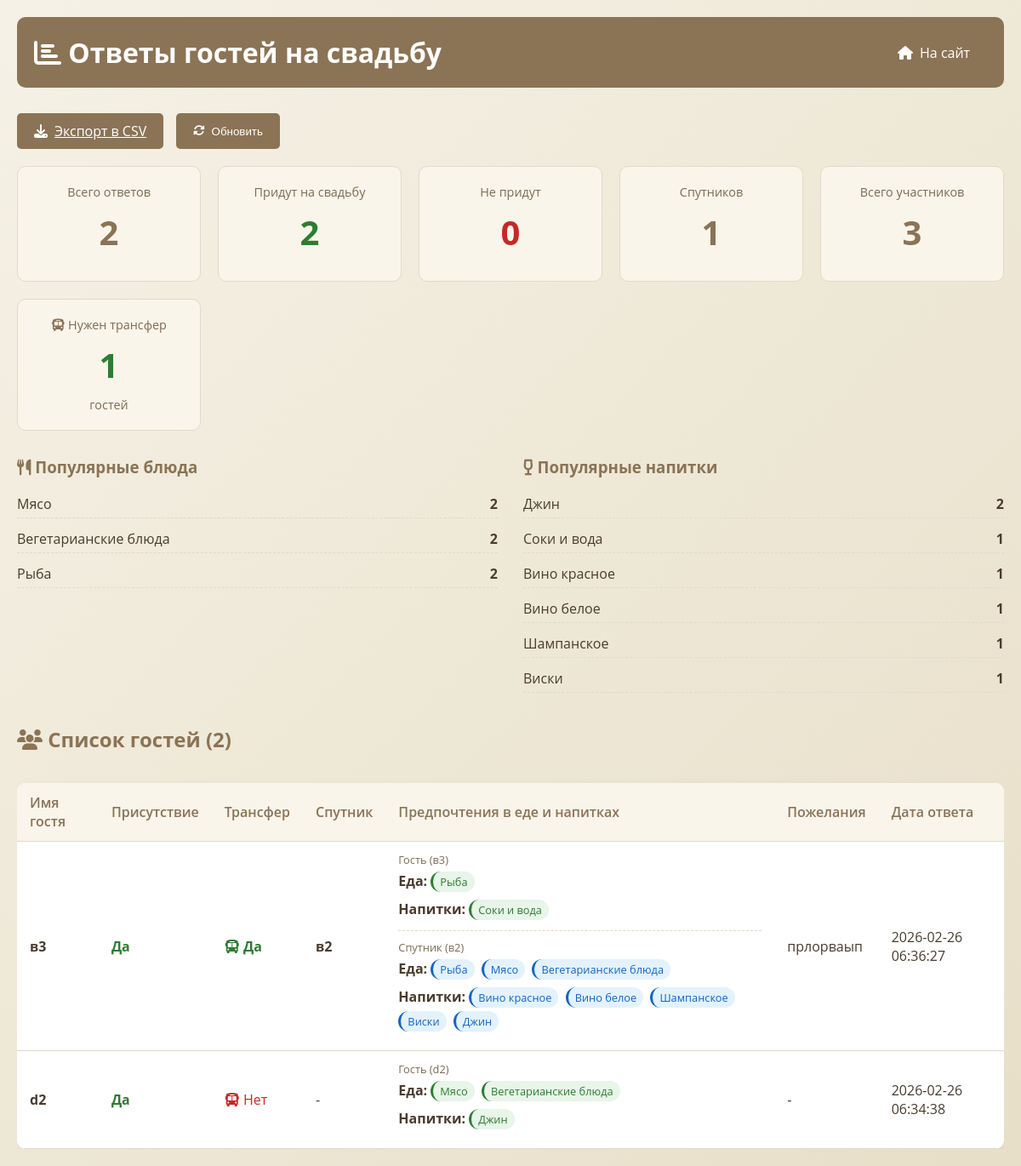
Screenshot of /admin/dashboard (signed in) with the database file from the repository.
### tables this page shows
CREATE TABLE guests (
                id INTEGER PRIMARY KEY AUTOINCREMENT,
                name TEXT NOT NULL,
                bus TEXT NOT NULL CHECK(bus IN ('yes', 'no')),
                attendance TEXT NOT NULL CHECK(attendance IN ('yes', 'no')),
                companion_name TEXT,
                guest_food_preference TEXT,  -- Отдельное поле для еды гостя
                guest_drink_preference TEXT, -- Отдельное поле для напитков гостя
                companion_food_preference TEXT,  -- Отдельное поле для еды спутника
                companion_drink_preference TEXT, -- Отдельное поле для напитков спутника
                wishes TEXT,
                submission_date TIMESTAMP DEFAULT CURRENT_TIMESTAMP
            );

### app.py (the view)
@app.route('/admin/dashboard')
@login_required
def admin_dashboard():
    try:
        with db_lock:
            with get_db_connection() as conn:
                cursor = conn.cursor()
                cursor.execute("SELECT * FROM guests ORDER BY submission_date DESC")
                guests = cursor.fetchall()
                cursor.execute("SELECT COUNT(*) as total FROM guests")
                total_guests = cursor.fetchone()['total']
                cursor.execute("SELECT COUNT(*) as attending FROM guests WHERE attendance = 'yes'")
                attending_guests = cursor.fetchone()['attending']
                cursor.execute("SELECT COUNT(*) as not_attending FROM guests WHERE attendance = 'no'")
                not_attending_guests = cursor.fetchone()['not_attending']
                cursor.execute("SELECT COUNT(*) as with_companion FROM guests WHERE companion_name IS NOT NULL AND companion_name != ''")
                with_companion = cursor.fetchone()['with_companion']
                cursor.execute("""
                    SELECT COUNT(*) as transfer_needed
                    FROM guests
                    WHERE attendance = 'yes' AND bus = 'yes'
                """)
                transfer_needed = cursor.fetchone()['transfer_needed']
                cursor.execute("""
                    SELECT COUNT(*) as companions
                    FROM guests
                    WHERE attendance = 'yes'
                    AND companion_name IS NOT NULL
                    AND companion_name != ''
                """)
                companions_count = cursor.fetchone()['companions']
                total_participants = attending_guests + companions_count
                all_food_items = []
                all_drink_items = []
                cursor.execute("SELECT guest_food_preference FROM guests WHERE guest_food_preference IS NOT NULL AND guest_food_preference != ''")
                guest_food_rows = cursor.fetchall()
                for row in guest_food_rows:
                    items = [item.strip() for item in row['guest_food_preference'].split(',') if item.strip()]
                    all_food_items.extend(items)
                cursor.execute("SELECT guest_drink_preference FROM guests WHERE guest_drink_preference IS NOT NULL AND guest_drink_preference != ''")
                guest_drink_rows = cursor.fetchall()
                for row in guest_drink_rows:
                    items = [item.strip() for item in row['guest_drink_preference'].split(',') if item.strip()]
                    all_drink_items.extend(items)
                cursor.execute("SELECT companion_food_preference FROM guests WHERE companion_food_preference IS NOT NULL AND companion_food_preference != ''")
                companion_food_rows = cursor.fetchall()
                for row in companion_food_rows:
                    items = [item.strip() for item in row['companion_food_preference'].split(',') if item.strip()]
                    all_food_items.extend(items)
                cursor.execute("SELECT companion_drink_preference FROM guests WHERE companion_drink_preference IS NOT NULL AND companion_drink_preference != ''")
                companion_drink_rows = cursor.fetchall()
                for row in companion_drink_rows:
                    items = [item.strip() for item in row['companion_drink_preference'].split(',') if item.strip()]
                    all_drink_items.extend(items)
                food_stats_dict = {}
                for item in all_food_items:
                    food_stats_dict[item] = food_stats_dict.get(item, 0) + 1
                food_stats = [{'food_preference': item, 'count': count}
                            for item, count in sorted(food_stats_dict.items(), key=lambda x: x[1], reverse=True)]
                drink_stats_dict = {}
                for item in all_drink_items:
                    drink_stats_dict[item] = drink_stats_dict.get(item, 0) + 1
                drink_stats = [{'drink_preference': item, 'count': count}
                              for item, count in sorted(drink_stats_dict.items(), key=lambda x: x[1], reverse=True)]
                cursor.execute("SELECT * FROM guests ORDER BY submission_date DESC LIMIT 5")
                recent_guests = cursor.fetchall()
        return render_template('admin_dashboard.html',
                             guests=guests,
                             total_guests=total_guests,
                             attending_guests=attending_guests,
                             not_attending_guests=not_attending_guests,
                             with_companion=with_companion,
                             total_participants=total_participants,
                             transfer_needed=transfer_needed,  # Добавлено
                             food_stats=food_stats,
                             drink_stats=drink_stats,
                             recent_guests=recent_guests)
    except sqlite3.Error as e:
        print(f"Ошибка БД при загрузке админки: {e}")
        return "Ошибка базы данных. Пожалуйста, попробуйте позже.", 500

### templates/admin_dashboard.html (shortened to what this page needs)
<!DOCTYPE html>
<html lang="ru">
<head>
    <link rel="stylesheet" href="{{ url_for('static', filename='style.css') }}">
    <link rel="stylesheet" href="https://cdnjs.cloudflare.com/ajax/libs/font-awesome/6.4.0/css/all.min.css">
</head>
<body>
    <div class="container">
        <div class="admin-header">
            <h1><i class="fas fa-chart-bar"></i> Ответы гостей на свадьбу</h1>
            <div>
                <a href="/" class="admin-btn" style="text-decoration: none;">
                    <i class="fas fa-home"></i> На сайт
                </a>
            </div>
        </div>
        <div class="admin-actions">
            <a href="/admin/export" class="admin-btn">
                <i class="fas fa-download"></i> Экспорт в CSV
            </a>
            <button onclick="refreshData()" class="admin-btn">
                <i class="fas fa-sync-alt"></i> Обновить
            </button>
        </div>
        <div class="stats-container">
            <div class="stat-card">
                <div class="stat-label">Всего ответов</div>
                <div class="stat-number">{{ total_guests }}</div>
            </div>
            <div class="stat-card">
                <div class="stat-label">Придут на свадьбу</div>
                <div class="stat-number attending-yes">{{ attending_guests }}</div>
            </div>
            <div class="stat-card">
                <div class="stat-label">Не придут</div>
                <div class="stat-number attending-no">{{ not_attending_guests }}</div>
            </div>
            <div class="stat-card">
                <div class="stat-label">Спутников</div>
                <div class="stat-number">{{ with_companion }}</div>
            </div>
            <div class="stat-card">
                <div class="stat-label">Всего участников</div>
                <div class="stat-number">{{ total_participants }}</div>
            </div>
            <div class="stat-card">
              <div class="stat-label">
                    <i class="fas fa-bus" style="color: #8b7355;"></i> Нужен трансфер
                </div>
                <div class="stat-number" style="color: #2e7d32;">{{ transfer_needed }}</div>
                <div class="stat-label">гостей</div>
            </div>
        </div>
        <div style="display: flex; gap: 30px; margin-bottom: 30px; flex-wrap: wrap;">
            <div style="flex: 1; min-width: 300px;">
                <h3 style="color: #8b7355; margin-bottom: 15px;">
                    <i class="fas fa-utensils"></i> Популярные блюда
                </h3>
                {% for stat in food_stats %}
                <div style="display: flex; justify-content: space-between; margin-bottom: 8px; padding: 5px 0; border-bottom: 1px dashed #e2d9c9;">
                    <span>{{ stat['food_preference'] }}</span>
                    <span style="font-weight: bold;">{{ stat['count'] }}</span>
                </div>
                {% endfor %}
            </div>
            <div style="flex: 1; min-width: 300px;">
                <h3 style="color: #8b7355; margin-bottom: 15px;">
                    <i class="fas fa-wine-glass-alt"></i> Популярные напитки
                </h3>
                {% for stat in drink_stats %}
                <div style="display: flex; justify-content: space-between; margin-bottom: 8px; padding: 5px 0; border-bottom: 1px dashed #e2d9c9;">
                    <span>{{ stat['drink_preference'] }}</span>
                    <span style="font-weight: bold;">{{ stat['count'] }}</span>
                </div>
                {% endfor %}
            </div>
        </div>
        <h2 style="color: #8b7355; margin: 30px 0 15px 0;">
            <i class="fas fa-users"></i> Список гостей ({{ total_guests }})
        </h2>
        {% if guests %}
        <div style="overflow-x: auto;">
            <table class="guests-table">
                <thead>
                    <tr>
                        <th>Имя гостя</th>
                        <th>Присутствие</th>
                        <th>Трансфер</th>
                        <th>Спутник</th>
                        <th style="min-width: 300px;">Предпочтения в еде и напитках</th>
                        <th>Пожелания</th>
                        <th>Дата ответа</th>
                    </tr>
                </thead>
                <tbody>
                    {% for guest in guests %}
                    <tr>
                        <td><strong>{{ guest['name'] }}</strong></td>
                        <td>
                            {% if guest['attendance'] == 'yes' %}
                            <span class="attending-yes">Да</span>
                            {% else %}
                            <span class="attending-no">Нет</span>
                            {% endif %}
                        </td>
                          <td>
                            {% if guest['attendance'] == 'yes' %}
                                {% if guest['bus'] == 'yes' %}
                                <span style="color: #2e7d32; font-weight: bold;">
                                    <i class="fas fa-bus"></i> Да
                                </span>
                                {% else %}
                                <span style="color: #c62828;">
                                    <i class="fas fa-bus"></i> Нет
                                </span>
                                {% endif %}
                            {% else %}
                            <span style="color: #999;">-</span>
                            {% endif %}
                        </td>
                        <td>
                            {% if guest['companion_name'] and guest['companion_name'] != '' %}
                            <strong>{{ guest['companion_name'] }}</strong>
                            {% else %}
                            -
                            {% endif %}
                        </td>
                        <td class="preferences-container">
    {% if guest['attendance'] == 'yes' %}
        <div class="preference-section">
            <span class="preference-label">Гость ({{ guest['name'] }})</span>
            {% if guest['guest_food_preference'] or guest['guest_drink_preference'] %}
                {% if guest['guest_food_preference'] %}
                    <div style="margin-bottom: 5px;">
                        <strong>Еда:</strong>
                        {% set food_items = guest['guest_food_preference'].split(',') if guest['guest_food_preference'] else [] %}
                        {% for item in food_items %}
                            {% set item = item.strip() %}
                            {% if item %}
                                <span class="preference-badge guest-badge">{{ item }}</span>
                            {% endif %}
                        {% endfor %}
                    </div>
                {% endif %}
                {% if guest['guest_drink_preference'] %}
                    <div>
                        <strong>Напитки:</strong>
                        {% set drink_items = guest['guest_drink_preference'].split(',') if guest['guest_drink_preference'] else [] %}
                        {% for item in drink_items %}
                            {% set item = item.strip() %}
                            {% if item %}
                                <span class="preference-badge guest-badge">{{ item }}</span>
                            {% endif %}
                        {% endfor %}
                    </div>
                {% endif %}
            {% else %}
                <span style="color: #999; font-style: italic;">Не указано</span>
            {% endif %}
        </div>
        {% if guest['companion_name'] and guest['companion_name'] != '' %}
        <div class="preference-section" style="margin-top: 10px; padding-top: 10px; border-top: 1px dashed #e2d9c9;">
            <span class="preference-label">Спутник ({{ guest['companion_name'] }})</span>
            {% if guest['companion_food_preference'] or guest['companion_drink_preference'] %}
                {% if guest['companion_food_preference'] %}
                    <div style="margin-bottom: 5px;">
                        <strong>Еда:</strong>
                        {% set food_items = guest['companion_food_preference'].split(',') if guest['companion_food_preference'] else [] %}
                        {% for item in food_items %}
                            {% set item = item.strip() %}
                            {% if item %}
                                <span class="preference-badge companion-badge">{{ item }}</span>
                            {% endif %}
                        {% endfor %}
                    </div>
                {% endif %}
                {% if guest['companion_drink_preference'] %}
                    <div>
                        <strong>Напитки:</strong>
                        {% set drink_items = guest['companion_drink_preference'].split(',') if guest['companion_drink_preference'] else [] %}
                        {% for item in drink_items %}
                            {% set item = item.strip() %}
                            {% if item %}
                                <span class="preference-badge companion-badge">{{ item }}</span>
                            {% endif %}
                        {% endfor %}
                    </div>
                {% endif %}
            {% else %}
                <span style="color: #999; font-style: italic;">Не указано</span>
            {% endif %}
        </div>
        {% endif %}
    {% else %}
        <span style="color: #999; font-style: italic;">Гость не придет</span>
    {% endif %}
</td>
                        <td class="wishes-cell">{{ guest['wishes'] or '-' }}</td>
                        <td>{{ guest['submission_date'] }}</td>
                    </tr>
                    {% endfor %}
                </tbody>
            </table>
        </div>
        {% else %}
        <div style="text-align: center; padding: 40px; color: #7d6b52;">
            <i class="fas fa-inbox" style="font-size: 48px; margin-bottom: 20px;"></i>
            <h3>Пока нет ответов от гостей</h3>
        </div>
        {% endif %}
    </div>
</body>
</html>

### rows the page displays
guests: food_preference "Рыба", count "2", drink_preference "Соки и вода", count "1", name "в3", attendance "Да", companion_name "в2", guest_food_preference "Рыба", guest_drink_preference "Соки и вода", food_items "Рыба" "Мясо" "Вегетарианские блюда", drink_items "Вино красное" "Вино белое" "Шампанское" "Виски" "Джин", wishes "прлорваып", submission_date "2026-02-26 06:36:27"
guests: drink_preference "Джин", count "2", name "d2", attendance "Да", food_items "Мясо" "Вегетарианские блюда", guest_drink_preference "Джин", guest "-", submission_date "2026-02-26 06:34:38"

### other values shown
{{ total_guests }} "2"
{{ attending_guests }} "2"
{{ not_attending_guests }} "0"
{{ with_companion }} "1"
{{ total_participants }} "3"
{{ transfer_needed }} "1"
{{ stat['food_preference'] }} "Мясо" "Вегетарианские блюда"
{{ stat['count'] }} "2" "2"
{{ stat['drink_preference'] }} "Вино красное" "Вино белое" "Шампанское" "Виски"
{{ stat['count'] }} "1" "1" "1" "1"
